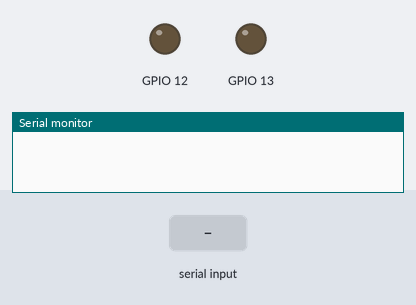
Bench run of a sketch on a simulated ESP32. Parts: output pins drawn as LEDs (lit = HIGH), the last lines printed to the serial monitor. The inputs (shaded band) are chosen by the test bench. Nothing arrives over Bluetooth unless stated.

Above: at 1.2 s.
1.3 s: "1" received over the second serial link
At 3.3 s:
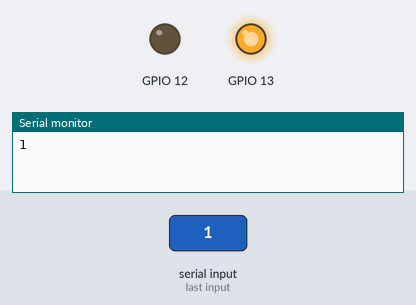
3.8 s: "2" received over the second serial link
At 5.2 s:
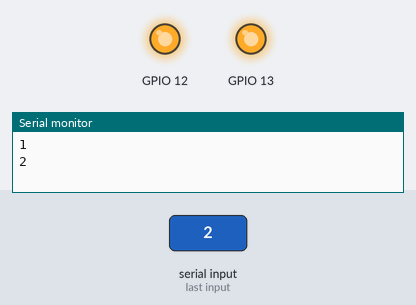
6.3 s: "0" received over the second serial link
At 8.3 s:
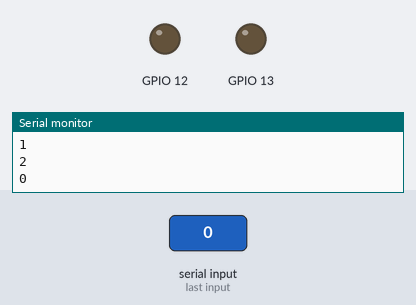
8.8 s: "2" received over the second serial link
At 10.2 s:
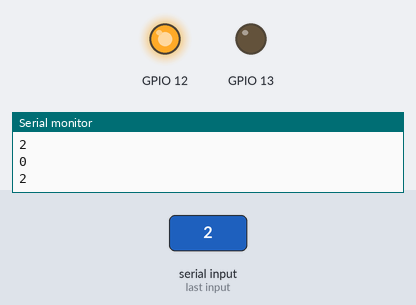
Timing chart, 0 to 11.8 s (numbered marks = the images above; inputs shaded):
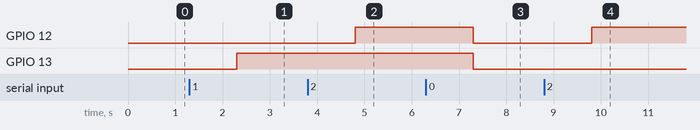

The sketch:

wk11_battle_game.ino
```cpp
#include <BluetoothSerial.h>
BluetoothSerial BT;

int i=0;
void setup() {
  // put your setup code here, to run once:
  Serial.begin(115200);
  BT.begin("TestEsp324");//請改名
  pinMode(13,OUTPUT);
  pinMode(12,OUTPUT);
}

void loop() {
  // put your main code here, to run repeatedly:
  while (BT.available()) {
    //讀取藍芽資料
    String BTdata=BT.readString();
    //顯示在序列視窗
    Serial.println(BTdata);
    if(BTdata == "1"){
      digitalWrite(13,HIGH);
    }
    if(BTdata == "2"){
      digitalWrite(12,HIGH);
    }
    if(BTdata == "0"){
      digitalWrite(13,LOW);
      digitalWrite(12,LOW);
    }
  }
  delay(1);
}
```

Measured:
- after the input at 1.3 s, GPIO 13: LOW → HIGH after 1.0 s
- after the input at 3.8 s, GPIO 12: LOW → HIGH after 1.0 s
- after the input at 6.3 s, GPIO 12, GPIO 13: HIGH → LOW after 1.0 s
- after the input at 8.8 s, GPIO 12: LOW → HIGH after 1.0 s
